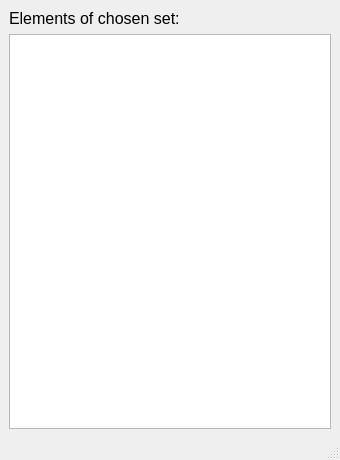
<?xml version="1.0" encoding="UTF-8"?>
<ui version="4.0">
 <class>MainWindow</class>
 <widget class="QMainWindow" name="MainWindow">
  <property name="geometry">
   <rect>
    <x>0</x>
    <y>0</y>
    <width>340</width>
    <height>460</height>
   </rect>
  </property>
  <property name="minimumSize">
   <size>
    <width>0</width>
    <height>0</height>
   </size>
  </property>
  <property name="maximumSize">
   <size>
    <width>10000</width>
    <height>10000</height>
   </size>
  </property>
  <property name="windowTitle">
   <string>Первая лабораторная</string>
  </property>
  <widget class="QWidget" name="centralwidget">
   <layout class="QVBoxLayout" name="verticalLayout">
    <item>
     <widget class="QLabel" name="label">
      <property name="font">
       <font>
        <pointsize>12</pointsize>
       </font>
      </property>
      <property name="text">
       <string>Elements of chosen set:</string>
      </property>
     </widget>
    </item>
    <item>
     <widget class="QListWidget" name="listWidget"/>
    </item>
   </layout>
  </widget>
  <widget class="QMenuBar" name="menubar">
   <property name="geometry">
    <rect>
     <x>0</x>
     <y>0</y>
     <width>340</width>
     <height>25</height>
    </rect>
   </property>
  </widget>
  <widget class="QStatusBar" name="statusbar"/>
 </widget>
 <resources/>
 <connections/>
</ui>
